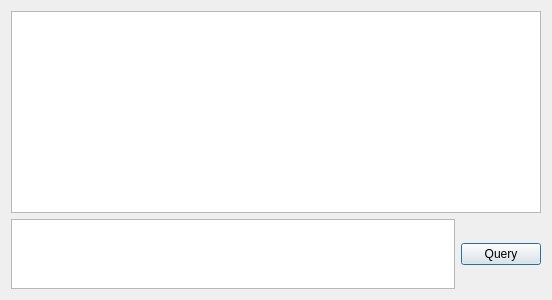
<?xml version="1.0" encoding="UTF-8"?>
<ui version="4.0">
 <class>DatabaseQueryDialog</class>
 <widget class="QDialog" name="DatabaseQueryDialog">
  <property name="geometry">
   <rect>
    <x>0</x>
    <y>0</y>
    <width>552</width>
    <height>300</height>
   </rect>
  </property>
  <property name="windowTitle">
   <string>Dialog</string>
  </property>
  <layout class="QVBoxLayout" name="verticalLayout">
   <item>
    <widget class="QTableView" name="queryResult">
     <property name="sizePolicy">
      <sizepolicy hsizetype="Expanding" vsizetype="Expanding">
       <horstretch>0</horstretch>
       <verstretch>1</verstretch>
      </sizepolicy>
     </property>
    </widget>
   </item>
   <item>
    <layout class="QHBoxLayout" name="horizontalLayout">
     <item>
      <widget class="QPlainTextEdit" name="queryEdit">
       <property name="sizePolicy">
        <sizepolicy hsizetype="Expanding" vsizetype="Preferred">
         <horstretch>0</horstretch>
         <verstretch>0</verstretch>
        </sizepolicy>
       </property>
      </widget>
     </item>
     <item>
      <widget class="QPushButton" name="doQuery">
       <property name="text">
        <string>Query</string>
       </property>
      </widget>
     </item>
    </layout>
   </item>
  </layout>
 </widget>
 <tabstops>
  <tabstop>queryResult</tabstop>
 </tabstops>
 <resources/>
 <connections/>
</ui>
